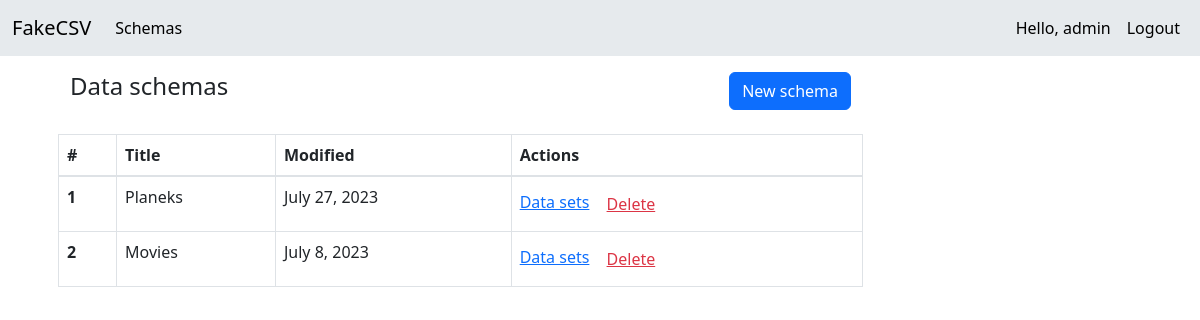
The page /data-schemas (signed in) on the database as committed earlier.
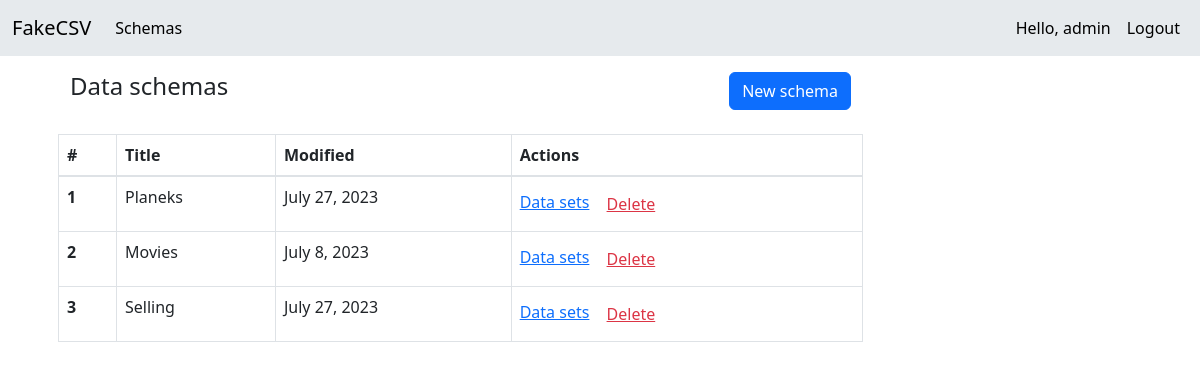
The same page on the database as committed later.
### CSV_converter/models.py (models this page shows, shortened)
class Schema(models.Model):
    user = models.ForeignKey(User, on_delete=models.CASCADE, default=1)
    schema_name = models.CharField(max_length=255)
    column_separator = models.CharField(max_length=255)
    string_character = models.CharField(max_length=255)
    modified = models.DateField(auto_now=True)

### CSV_converter/views.py (the view, shortened to what this page needs)
# urls.py: path('data-schemas', views.DataSchemasView.as_view(), name='data_schemas'),
class DataSchemasView(View):
    template_name = "data_schemas.html"
    def get(self, *args, **kwargs):
        data_schemas = Schema.objects.filter(user=self.request.user)
        data_schemas_dict = {'schemas': data_schemas}
        return render(self.request, self.template_name, data_schemas_dict)

### CSV_converter/templates/data_schemas.html (shortened to what this page needs)
{% extends 'base.html' %}
{% load static %}
{% block content %}
<div class="col-sm-9 p-3">
    <div class="container text-left">
        <div class="row">
            <div class="col">
                <h4>Data schemas</h4>
            </div>
            <div class="col">
                <div class="d-grid gap-2 d-md-flex justify-content-md-end">
                    <a class="btn btn-primary" href="{% url 'new_schema' %}" role="button">New schema</a>
                </div>
            </div>
        </div>
    </div>
    <br>
    <table class="table table-bordered">
        <thead>
        <tr>
            <th scope="col">#</th>
            <th scope="col">Title</th>
            <th scope="col">Modified</th>
            <th scope="col">Actions</th>
        </tr>
        </thead>
        <tbody>
            <form method="post">
                {% for schema in schemas %}
                <tr id="schema-row-{{ schema.id }}">
                    <th scope="row">{{ forloop.counter }}</th>
                    <td name="title">{{ schema.schema_name }}</td>
                    <td>{{ schema.modified }}</td>
                    <td>
                        <a href="{% url 'data_sets' name=schema.schema_name %}">Data sets</a>
                        <button class="btn btn-link text-danger delete-schema-btn" data-schema-id="{{ schema.id }}" type="button">Delete</button>
                    </td>
                </tr>
                {% endfor %}
            </form>
        </tbody>
    </table>
</div>
{% endblock %}

### CSV_converter/templates/base.html (shortened to what this page needs)
<!DOCTYPE html>
<html lang="en">
<head>
    <link rel="stylesheet" href="https://stackpath.bootstrapcdn.com/bootstrap/4.5.0/css/bootstrap.min.css"
>
    <link href="https://cdn.jsdelivr.net/npm/bootstrap@5.3.0/dist/css/bootstrap.min.css" rel="stylesheet">
</head>
<body class="override">
  {% include 'partials/_header.html' %}
  <main role="main">
    <div class="container center-content">
      {% block content %}
      {% endblock %}
    </div>
  </main>
</body>
</html>

### CSV_converter/templates/partials/_header.html (shortened to what this page needs)
<nav class="navbar navbar-expand-lg sticky-top" style="background-color: #e6eaed;" role="navigation">
    <div class="container-fluid">
      <span class="navbar-brand mb-0 h1"><a class="nav-link active" aria-current="page" href="{% url 'home' %}">FakeCSV</a></span>
      <div class="collapse navbar-collapse" id="navbarSupportedContent">
        {% if user.is_authenticated %}
        <ul class="navbar-nav me-auto mb-2 mb-lg-0">
          <li class="nav-item">
            <a class="nav-link active" aria-current="page" href="{% url 'data_schemas' %}">Schemas</a>
          </li>
        </ul>
        <ul class="navbar-nav ml-auto">
            <li class="nav-item">
              <a class="nav-link active" aria-current="page" href="{% url 'profile' %}">Hello, {{ user.username }}</a>
            </li>
            <li class="nav-item">
              <a class="nav-link active" aria-current="page" href="{% url 'logout' %}">Logout</a>
            </li>
        </ul>
        {% endif %}
      </div>
    </div>
</nav>

Rows that differ between the two databases and show on the page:
added Schema: schema_name "Selling", modified "July 27, 2023"
